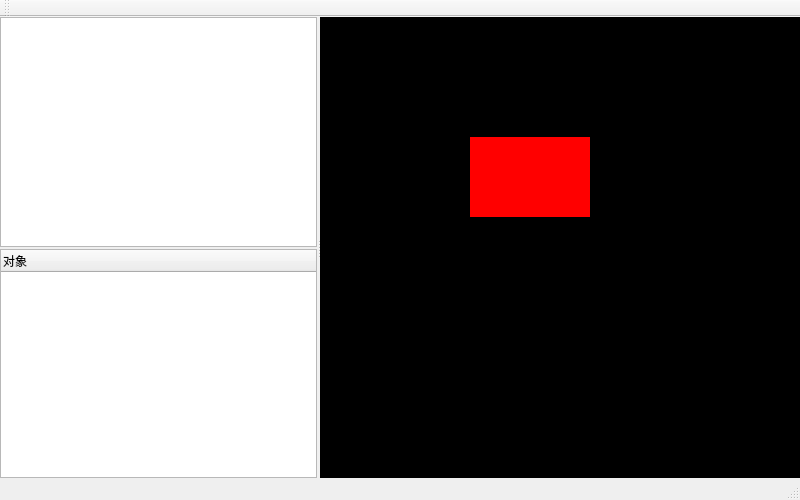
<?xml version="1.0" encoding="UTF-8"?>
<ui version="4.0">
 <class>MainWindow</class>
 <widget class="QMainWindow" name="MainWindow">
  <property name="geometry">
   <rect>
    <x>0</x>
    <y>0</y>
    <width>800</width>
    <height>500</height>
   </rect>
  </property>
  <property name="minimumSize">
   <size>
    <width>480</width>
    <height>320</height>
   </size>
  </property>
  <property name="windowTitle">
   <string>MainWindow</string>
  </property>
  <widget class="QWidget" name="centralWidget">
   <layout class="QHBoxLayout" name="horizontalLayout">
    <property name="leftMargin">
     <number>0</number>
    </property>
    <property name="topMargin">
     <number>0</number>
    </property>
    <property name="rightMargin">
     <number>0</number>
    </property>
    <property name="bottomMargin">
     <number>0</number>
    </property>
    <item>
     <widget class="QWidget" name="widget_2" native="true">
      <layout class="QHBoxLayout" name="horizontalLayout_2">
       <property name="spacing">
        <number>8</number>
       </property>
       <property name="leftMargin">
        <number>0</number>
       </property>
       <property name="topMargin">
        <number>0</number>
       </property>
       <property name="rightMargin">
        <number>0</number>
       </property>
       <property name="bottomMargin">
        <number>0</number>
       </property>
       <item>
        <widget class="QSplitter" name="splitter">
         <property name="sizePolicy">
          <sizepolicy hsizetype="Expanding" vsizetype="Expanding">
           <horstretch>0</horstretch>
           <verstretch>0</verstretch>
          </sizepolicy>
         </property>
         <property name="frameShape">
          <enum>QFrame::NoFrame</enum>
         </property>
         <property name="lineWidth">
          <number>2</number>
         </property>
         <property name="midLineWidth">
          <number>1</number>
         </property>
         <property name="orientation">
          <enum>Qt::Horizontal</enum>
         </property>
         <property name="handleWidth">
          <number>3</number>
         </property>
         <widget class="QWidget" name="leftWidget" native="true">
          <property name="sizePolicy">
           <sizepolicy hsizetype="Preferred" vsizetype="Preferred">
            <horstretch>0</horstretch>
            <verstretch>0</verstretch>
           </sizepolicy>
          </property>
          <layout class="QVBoxLayout" name="verticalLayout_2">
           <property name="spacing">
            <number>2</number>
           </property>
           <property name="leftMargin">
            <number>0</number>
           </property>
           <property name="topMargin">
            <number>0</number>
           </property>
           <property name="rightMargin">
            <number>0</number>
           </property>
           <property name="bottomMargin">
            <number>0</number>
           </property>
           <item>
            <widget class="QTreeView" name="treeDirs">
             <property name="sizePolicy">
              <sizepolicy hsizetype="Preferred" vsizetype="Expanding">
               <horstretch>0</horstretch>
               <verstretch>0</verstretch>
              </sizepolicy>
             </property>
             <property name="maximumSize">
              <size>
               <width>16777215</width>
               <height>16777215</height>
              </size>
             </property>
            </widget>
           </item>
           <item>
            <widget class="QTreeWidget" name="treeObjs">
             <property name="sizePolicy">
              <sizepolicy hsizetype="Preferred" vsizetype="Expanding">
               <horstretch>0</horstretch>
               <verstretch>0</verstretch>
              </sizepolicy>
             </property>
             <property name="maximumSize">
              <size>
               <width>16777215</width>
               <height>16777215</height>
              </size>
             </property>
             <column>
              <property name="text">
               <string>对象</string>
              </property>
             </column>
            </widget>
           </item>
          </layout>
         </widget>
         <widget class="QWidget" name="rightWidget" native="true">
          <property name="sizePolicy">
           <sizepolicy hsizetype="Expanding" vsizetype="Expanding">
            <horstretch>0</horstretch>
            <verstretch>0</verstretch>
           </sizepolicy>
          </property>
          <property name="minimumSize">
           <size>
            <width>480</width>
            <height>320</height>
           </size>
          </property>
          <property name="autoFillBackground">
           <bool>false</bool>
          </property>
          <property name="styleSheet">
           <string notr="true">background-color: rgb(0, 0, 0);</string>
          </property>
          <layout class="QVBoxLayout" name="verticalLayout">
           <property name="spacing">
            <number>0</number>
           </property>
           <property name="leftMargin">
            <number>0</number>
           </property>
           <property name="topMargin">
            <number>0</number>
           </property>
           <property name="rightMargin">
            <number>0</number>
           </property>
           <property name="bottomMargin">
            <number>0</number>
           </property>
           <item>
            <widget class="RightWidget" name="fuck" native="true">
             <property name="sizePolicy">
              <sizepolicy hsizetype="Expanding" vsizetype="Expanding">
               <horstretch>0</horstretch>
               <verstretch>0</verstretch>
              </sizepolicy>
             </property>
             <property name="minimumSize">
              <size>
               <width>0</width>
               <height>0</height>
              </size>
             </property>
             <property name="autoFillBackground">
              <bool>false</bool>
             </property>
             <property name="styleSheet">
              <string notr="true"/>
             </property>
             <widget class="CocosWidget" name="cocos" native="true">
              <property name="geometry">
               <rect>
                <x>150</x>
                <y>120</y>
                <width>120</width>
                <height>80</height>
               </rect>
              </property>
              <property name="styleSheet">
               <string notr="true">background-color: rgb(255, 0, 0);</string>
              </property>
             </widget>
            </widget>
           </item>
          </layout>
         </widget>
        </widget>
       </item>
      </layout>
      <zorder>fuck</zorder>
      <zorder>splitter</zorder>
      <zorder>splitter</zorder>
     </widget>
    </item>
   </layout>
  </widget>
  <widget class="QMenuBar" name="menuBar">
   <property name="geometry">
    <rect>
     <x>0</x>
     <y>0</y>
     <width>800</width>
     <height>23</height>
    </rect>
   </property>
  </widget>
  <widget class="QToolBar" name="mainToolBar">
   <attribute name="toolBarArea">
    <enum>TopToolBarArea</enum>
   </attribute>
   <attribute name="toolBarBreak">
    <bool>false</bool>
   </attribute>
  </widget>
  <widget class="QStatusBar" name="statusBar"/>
 </widget>
 <layoutdefault spacing="6" margin="11"/>
 <customwidgets>
  <customwidget>
   <class>CocosWidget</class>
   <extends>QWidget</extends>
   <header location="global">cocoswidget.h</header>
   <container>1</container>
  </customwidget>
  <customwidget>
   <class>RightWidget</class>
   <extends>QWidget</extends>
   <header location="global">rightwidget.h</header>
   <container>1</container>
  </customwidget>
 </customwidgets>
 <resources/>
 <connections/>
</ui>
